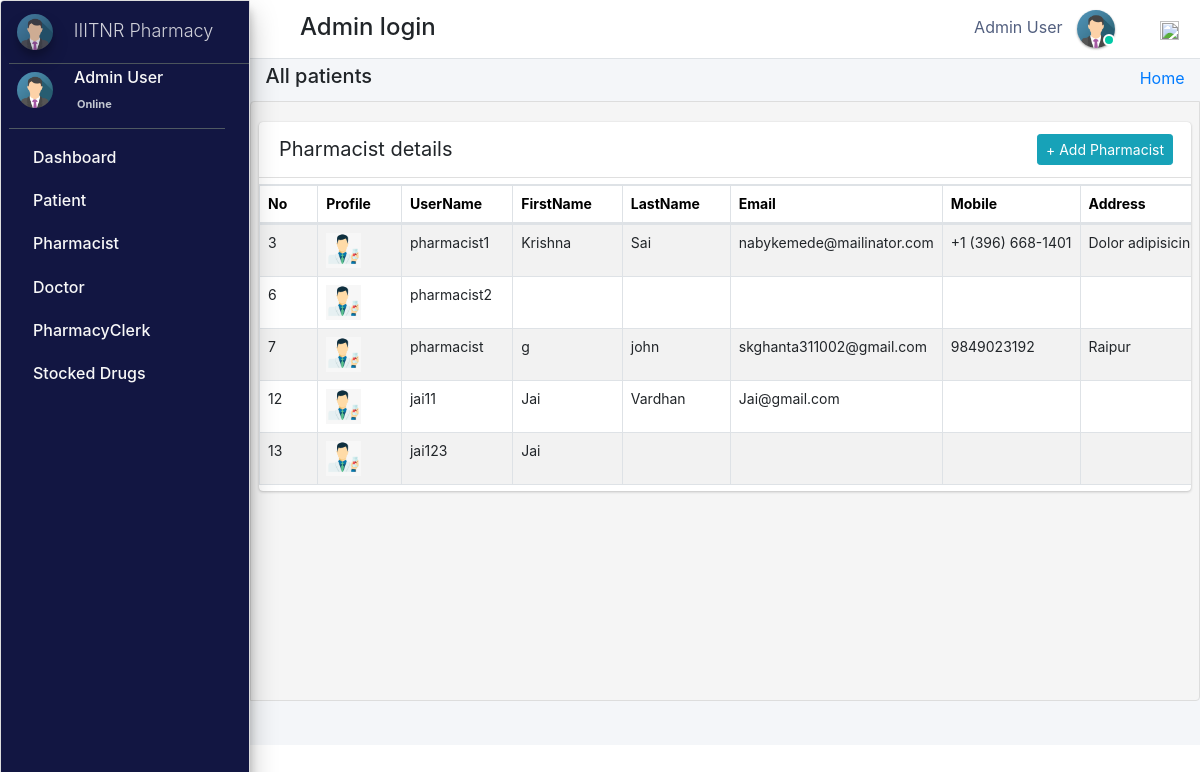
Page /admin_user/manage_pharmacist/ (signed in) on the committed database.
### pharmacy/models.py (models this page shows, shortened)
class CustomUser(AbstractUser):
    user_type_data = ((1, "AdminHOD"), (2, "Pharmacist"), (3, "Doctor"), (4, "PharmacyClerk"),(5, "Patients"))
    user_type = models.CharField(default=1, choices=user_type_data, max_length=10)

class AdminHOD(models.Model):
    gender_category=(
        ('Male','Male'),
        ('Female','Female'),
    )
    admin = models.OneToOneField(CustomUser,null=True, on_delete = models.CASCADE)
    emp_no= models.CharField(max_length=100,null=True,blank=True)
    gender=models.CharField(max_length=100,null=True,choices=gender_category)
    mobile=models.CharField(max_length=10,null=True,blank=True)
    address=models.CharField(max_length=300,null=True,blank=True)
    profile_pic=models.ImageField(default="admin.png",null=True,blank=True)
    created_at = models.DateTimeField(auto_now_add=True)
    updated_at = models.DateTimeField(auto_now=True)
    date_employed=models.DateTimeField(auto_now_add=True, auto_now=False)
    objects = models.Manager()

class Pharmacist(models.Model):
    gender_category=(
        ('Male','Male'),
        ('Female','Female'),
    )
    admin = models.OneToOneField(CustomUser,null=True, on_delete = models.CASCADE)
    emp_no=models.CharField(max_length=100,null=True,blank=True)
    age= models.IntegerField(default='0', blank=True, null=True)
    gender=models.CharField(max_length=100,null=True,choices=gender_category)
    mobile =models.CharField(max_length=10,null=True,blank=True)
    address=models.CharField(max_length=300,null=True,blank=True)
    profile_pic=models.ImageField(default="images2.png",null=True,blank=True)
    created_at = models.DateTimeField(auto_now_add=True)
    updated_at = models.DateTimeField(auto_now=True)
    objects = models.Manager()

### pharmacy/HODViews.py (the view)
# urls.py: path('admin_user/manage_pharmacist/',HODViews.managePharmacist,name='manage_pharmacist'),
def managePharmacist(request):
    staffs = Pharmacist.objects.all()
    context = {
        "staffs": staffs,
        "title":"Manage Pharmacist"
    }
    return render(request,'hod_templates/all_pharmacist.html',context)

### pharmacy/LoginCheckMiddleWare.py (called while the page is built, shortened)
    def process_view(self, request, view_func, view_args, view_kwargs):
        modulename = view_func.__module__
        user = request.user
        if user.is_authenticated:
            if user.user_type == "1":
                if modulename == "pharmacy.HODViews":
                    pass
                elif modulename == "":
                    pass
                elif modulename == "pharmacy.views" or modulename == "django.views.static":
                    pass
                else:
                    pass
            else:
                return redirect("login")
        else:
            if request.path == reverse("login"):
                pass
            else:
                return redirect("login")

### pharmacy/templates/hod_templates/all_pharmacist.html (shortened to what this page needs)
{% extends 'hod_templates/base_template.html'%} {% block page_title %}
<h5>All patients</h5>
{% endblock page_title %} {% block main_content %}
<section class="content">
    <div class="row">
        <div class="col-md-12">
            <div class="card card-primar sc">
                <div class="card-header">
                    <span>Pharmacist details</span>
                    <div class="card-tools d-flex">
                        <a class="btn btn-sm btn-info mr-2" href="{% url 'manage_pharmacist'  %}" role="button">+ Add Pharmacist</a>
                    </div>
                </div>
                <table class="table table-bordered table-hover dataTable" id=plist>
                    <thead>
                        <tr>
                            <th>No</th>
                            <th>Profile</th>
                            <th>UserName</th>
                            <th>FirstName</th>
                            <th>LastName</th>
                            <th>Email</th>
                            <th>Mobile</th>
                            <th>Address</th>
                        </tr>
                    </thead>
                    <tbody>
                        {% for staff in staffs %}
                        <tr class="hov">
                            <td>{{staff.admin.id}}</td>
                            <td> <img src="{{staff.profile_pic.url}}" class="" width="35" height="35" alt=""></td>
                            <td>{{staff.admin.username}}</td>
                            <td>{{staff.admin.first_name}}</td>
                            <td>{{staff.admin.last_name}}</td>
                            <td>{{staff.admin.email}}</td>
                            <td>{{staff.mobile}}</td>
                            <td>{{staff.address}}</td>
                        </tr>
                        {% endfor %}
                    </tbody>
                </table>
            </div>
        </div>
    </div>
</section>
{% endblock %}

### pharmacy/templates/hod_templates/base_template.html (shortened to what this page needs)
{% extends 'base_file.html' %} {% block htm %}
<body class="hold-transition sidebar-mini layout-fixed">
    <div class="wrapper">
        <nav class="main-header navbar navbar-expand navbar-white navbar-light">
            <ul class="navbar-nav">
                <li class="nav-item">
                    <a class="nav-link" data-widget="pushmenu" href="#" role="button"></a>
                </li>
            </ul>
            <h4 style="margin-left: 10px; margin-top: 5px;">Admin login </h4>
            <ul class="navbar-nav ml-auto">
                <li class="mx-3">
                    <a href="#" class="sm-submenu-with-image a">
                        <span>{{user.first_name}}  {{user.last_name}}</span>
                        <img src="{{request.user.adminhod.profile_pic.url}}" class="img-circle elevation-1" width="38" height="38" alt="">
                        <span class="avatar-status avatar-sm-status avatar-status-success"></span>
                    </a>
                </li>
                <li class="nav-item dropdown ml-3 low">
                    <a href="#" class="btn btn-outlined btn-black text-muted bg-transparent " data-toggle="dropdown" aria-expanded="false" data-wow-delay="0.7s"><img src="https://img.icons8.com/ios/50/000000/settings.png" width="19" height="19">
                    </a>
                </li>
            </ul>
        </nav>
        {% include 'hod_templates/sidebar.html'%}
        <div class="content-wrapper">
            <div class="content-header">
                <div class="container-fluid">
                    <div class="row ">
                        <div class="col-sm-6">
                            <h1 class="m-0 text-dark">
                                {% block page_title %} {% endblock page_title %}
                            </h1>
                        </div>
                        <div class="col-sm-6 ">
                            <ol class="breadcrumb float-sm-right">
                                <li class="breadcrumb-item"><a href="">Home</a></li>
                            </ol>
                        </div>
                    </div>
                </div>
            </div>
            {% block main_content %} {% endblock main_content %}
        </div>
    </div>
    {% endblock htm %}

### pharmacy/templates/hod_templates/sidebar.html (shortened to what this page needs)
<aside class="main-sidebar sidebar-dark-primary elevation-4">
    <a href="" class="brand-link ml-2">
        <img src="{{request.user.adminhod.profile_pic.url}}" alt="" width="36" height="36" class=" img-circle elevation-3" style="opacity: .8">
        <span class="brand-text font-weight-light mt-1 ml-3 mmust">IIITNR Pharmacy</span>
    </a>
    <div class="sidebar">
        <div class="user-panel mr-3">
            <div class="pull-left image sm-submenu-with-image a ml-2 ">
                <img src="{{request.user.adminhod.profile_pic.url}}" class="img-circle mt-2" width="36" height="36" alt="User Image">
            </div>
            <div class="pull-left info">
                <p>{{user.first_name}} {{user.last_name}}</p>
                <a href="#"> Online</a>
            </div>
        </div>
        <nav class="mt-2">
            <ul class="nav nav-pills nav-sidebar flex-column" data-widget="treeview" role="menu" data-accordion="false">
                <li class="nav-item">
                    <a href="{% url  'admin_dashboard' %}" class="nav-link">
                        <p>
                            Dashboard
                        </p>
                    </a>
                </li>
                <li class="nav-item">
                    <a href="#" class="nav-link">
                        <p>
                            Patient
                        </p>
                    </a>
                </li>
                <li class="nav-item">
                    <a href="#" class="nav-link">
                        <p>
                            Pharmacist
                        </p>
                    </a>
                </li>
                <li class="nav-item">
                    <a href="#" class="nav-link">
                        <p>
                            Doctor
                        </p>
                    </a>
                </li>
                <li class="nav-item">
                    <a href="#" class="nav-link">
                        <p>
                            PharmacyClerk
                        </p>
                    </a>
                </li>
                <li class="nav-item">
                    <a href="#" class="nav-link">
                        <p>
                            Stocked Drugs
                        </p>
                    </a>
                </li>
            </ul>
        </nav>
    </div>
</aside>

### static/css/main.css (style rules this page uses)
html { font-family: sans-serif; line-height: 1.15; -webkit-text-size-adjust: 100%; -webkit-tap-highlight-color: transparent; }
body { overflow-y: hidden; overflow-x: hidden; font-family: -apple-system, BlinkMacSystemFont, "Segoe UI", Roboto, "Helvetica Neue", Arial, "Noto Sans", sans-serif, "Apple Color Emoji", "Segoe UI Emoji", "Segoe UI Symbol", "Noto Color Emoji" !important; }
th { color: rgb(0, 0, 0); font-size: 14px !important; }
.content { background-color: #f5f5f5; border: 1px solid #dddddd; border-radius: 4px 0px 4px 0px; left: -1px; padding: 10px 7px 5px; }
.main-sidebar { background: #ffffff; border: 1px solid #dddddd; border-radius: 4px 0px 4px 0px; font-weight: bold; }
.content { height: 75vh; overflow-y: scroll; overflow-x: hidden; }
.sc { white-space: nowrap; display: block; overflow-x: hidden !important; }
.content .row { margin-top: 20px !important; }
.main-sidebar { background-color: #121642 !important; color: white !important; }
.main-sidebar p { color: #f8f8f8 !important; font-weight: 500 !important }
td { font-size: 14px !important; }
.hov { transition: transform .5s; }
.avatar-status { position: absolute; bottom: 12px; right: 75.4px; display: -ms-inline-flexbox; display: inline-flex; -ms-flex-negative: 0; flex-shrink: 0; -ms-flex-pack: center; justify-content: center; -ms-flex-align: center; align-items: center; white-space: nowrap; text-align: center; vertical-align: baseline; font-weight: 600; border: .125rem solid #fff; width: 12px; height: 12px; line-height: 1; font-size: .71094rem; border-radius: 50%; }
.avatar-status-success { color: #fff; background-color: #00c9a7; }
.card-header span { font-size: 20px !important; }
.table>tbody>tr>td, .table>tbody>tr>th, .table>tfoot>tr>td, .table>tfoot>tr>th, .table>thead>tr>td, .table>thead>tr>th { padding: 8px; line-height: 1.42857143; vertical-align: top; }
.pull-left { float: left; }
.pull-left { float: left!important; }
.user-panel>.info { padding: 5px 5px 5px 15px; line-height: 1; position: absolute; left: 55px; }
.user-panel>.info>p { font-weight: 600; margin-bottom: 9px; }
p { margin: 0 0 10px; }
.user-panel { padding-bottom: 20px; }
.user-panel:after { clear: both; }
.user-panel:before, .user-panel:after { content: " "; display: table; }
.user-panel>.info>a { text-decoration: none; padding-right: 5px; margin-top: 3px; font-size: 11px; overflow: hidden; white-space: nowrap; }
.mmust { overflow: hidden; white-space: nowrap; font-size: 18px; }
.table { background: white !important; }
.container-fluid { width: 100%; padding-right: 15px; padding-left: 15px; margin-right: auto; margin-left: auto; }
.row { display: flex; flex-wrap: wrap; margin-right: -15px; margin-left: -15px; }
.d-flex { display: flex !important; z-index: 44; }
.d-flex { display: flex !important; }
.table tbody tr:nth-of-type(odd) { background-color: rgba(0, 0, 0, .05) !important; }
.table tbody tr:nth-of-type(odd) { background-color: rgba(197, 197, 197, 0.05) !important; }
.img-circle { border-radius: 50%; }
.content-wrapper .content-header { padding: 5px 0.5rem !important; }

### static/css/profile.css (style rules this page uses)
li { list-style-type: none ! }
.navbar-nav span { color: #525f7f !important; margin-right: 10px !important; }
body { font-family: 'Rubik', sans-serif; height: 100% !important; }
.table tbody tr:nth-of-type(odd) { background-color: rgba(0, 0, 0, .05) !important; }

### rows in the picture
CustomUser: first_name "Admin", last_name "User", user.adminhod.profile_pic (picture)
Pharmacist: admin.id "3", profile_pic (picture), admin.username "pharmacist1", admin.first_name "Krishna", admin.last_name "Sai", admin.email "nabykemede@mailinator.com", mobile "+1 (396) 668-1401", address "Dolor…"
Pharmacist: admin.id "6", profile_pic (picture), admin.username "pharmacist2"
Pharmacist: admin.id "7", profile_pic (picture), admin.username "pharmacist", admin.first_name "g", admin.last_name "john", admin.email "skghanta311002@gmail.com", mobile "9849023192", address "Raipur"
Pharmacist: admin.id "12", profile_pic (picture), admin.username "jai11", admin.first_name "Jai", admin.last_name "Vardhan", admin.email "Jai@gmail.com"
Pharmacist: admin.id "13", profile_pic (picture), admin.username "jai123", admin.first_name "Jai"
